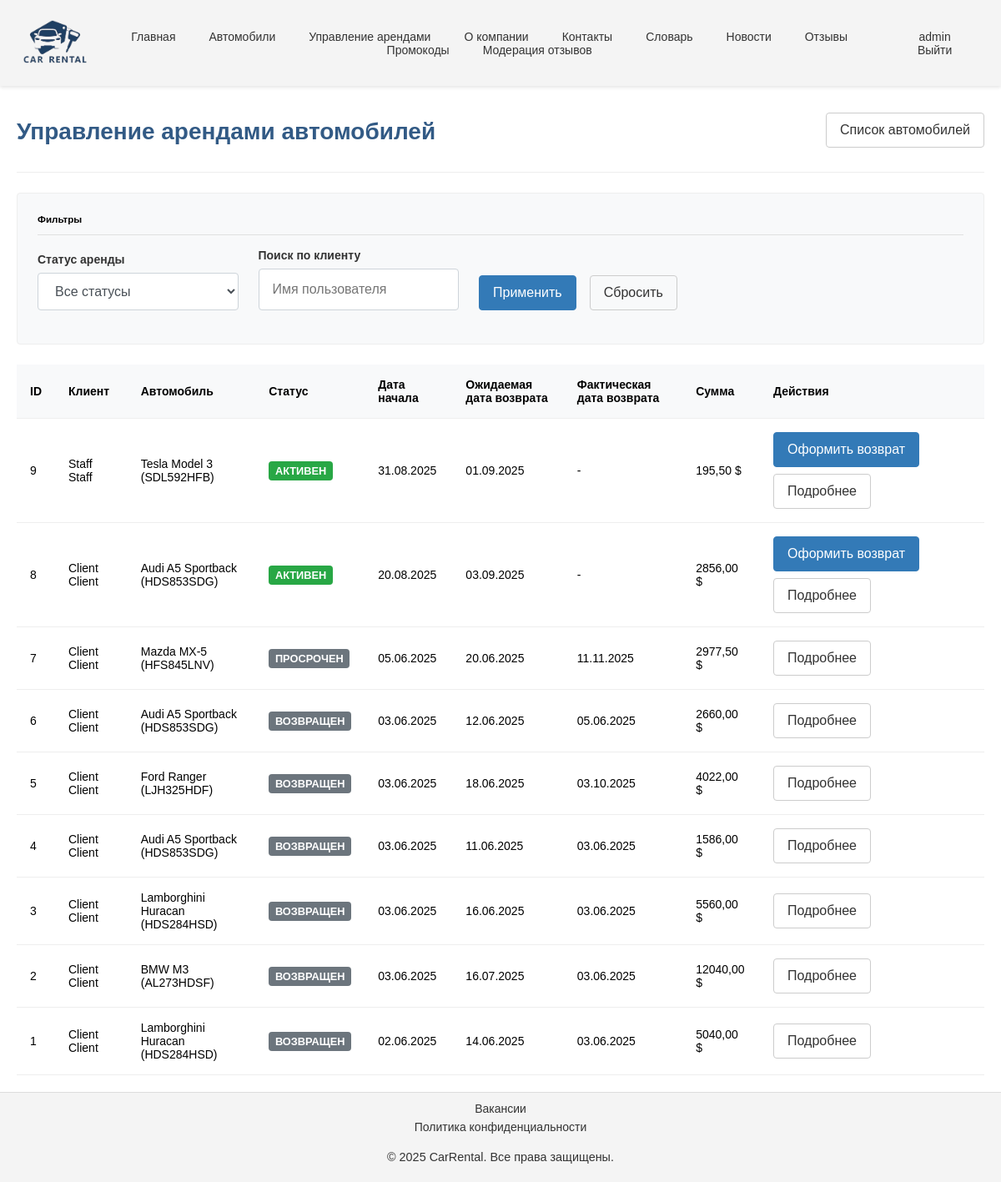
The app's page /rentals/staff/ (signed in) with its own data.
### content/models.py (models this page shows, shortened)
class CompanyInfo(models.Model):
    name = models.CharField(max_length=100, verbose_name='Название компании')
    description = models.TextField(verbose_name='Описание')
    address = models.CharField(max_length=255, verbose_name='Адрес')
    phone = models.CharField(max_length=20, verbose_name='Телефон')
    email = models.EmailField(verbose_name='Email')
    logo = models.ImageField(upload_to='company/', blank=True, null=True, verbose_name='Логотип')
    working_hours = models.CharField(max_length=100, verbose_name='Часы работы')
    video_url = models.URLField(blank=True, null=True, verbose_name='Видео о компании')
    history = models.TextField(blank=True, null=True, verbose_name='История компании')
    requisites = models.TextField(blank=True, null=True, verbose_name='Реквизиты')
    certificate_issue_date = models.DateField(blank=True, null=True, verbose_name='Дата выдачи сертификата')
    certificate_expiry_date = models.DateField(blank=True, null=True, verbose_name='Дата окончания сертификата')
    class Meta:
        verbose_name = 'Информация о компании'
        verbose_name_plural = 'Информация о компании'

### users/models.py (models this page shows, shortened)
class User(AbstractUser):
    ROLE_CHOICES = (
        ('staff', 'Сотрудник'),
        ('client', 'Клиент'),
        ('admin', 'Администратор')
    )
    role = models.CharField(
        max_length=10,
        choices=ROLE_CHOICES,
        default='client',
        verbose_name='Роль'
    )
    email = models.EmailField(unique=True, verbose_name='Электронная почта')
    last_name = models.CharField(max_length=100, verbose_name='Фамилия')
    first_name = models.CharField(max_length=100, verbose_name='Имя')
    middle_name = models.CharField(max_length=100, verbose_name='Отчество')
    date_of_birth = models.DateField(null=True, blank=True, verbose_name='Дата рождения')
    phone_regex = RegexValidator(
        regex=r'^\+37529\d{7}',
        message="Номер телефона должен быть в формате: '+37529XXXXXXX'."
    )
    phone = models.CharField(
        validators=[phone_regex],
        max_length=13,
        verbose_name='Телефон'
    )
    address = models.CharField(verbose_name='Адрес проживания')
    created_at = models.DateTimeField(auto_now_add=True, verbose_name='Дата создания')
    updated_at = models.DateTimeField(auto_now=True, verbose_name='Дата обновления')
    class Meta:
        verbose_name = 'Пользователь'
        verbose_name_plural = 'Пользователи'
    def has_role(self, role):
        return self.role == role

### rentals/models.py (models this page shows, shortened)
class Rental(models.Model):
    STATUS_CHOICES = (
        ("pending", "Ожидает подтверждения"),
        ("active", "Активен"),
        ("returned", "Возвращен"),
        ("cancelled", "Отменен"),
        ("overdue", "Просрочен"),
    )
    objects = models.Manager()
    vehicle = models.ForeignKey(
        Vehicle,
        on_delete=models.PROTECT,
        related_name="rentals",
        verbose_name="Автомобиль",
    )
    user = models.ForeignKey(
        User, on_delete=models.PROTECT, related_name="rentals", verbose_name="Клиент"
    )
    status = models.CharField(
        max_length=20, choices=STATUS_CHOICES, default="pending", verbose_name="Статус"
    )
    rental_date = models.DateField(default=timezone.now, verbose_name="Дата выдачи")
    rental_days = models.PositiveIntegerField(
        validators=[MinValueValidator(1)], verbose_name="Количество дней"
    )
    expected_return_date = models.DateField(verbose_name="Ожидаемая дата возврата")
    actual_return_date = models.DateField(
        null=True, blank=True, verbose_name="Фактическая дата возврата"
    )
    rental_amount = models.DecimalField(
        max_digits=10, decimal_places=2, verbose_name="Сумма проката"
    )
    promo_code = models.ForeignKey(
        PromoCode,
        on_delete=models.SET_NULL,
        null=True,
        blank=True,
        related_name="rentals",
        verbose_name="Промокод",
    )
    discount_amount = models.DecimalField(
        max_digits=10, decimal_places=2, verbose_name="Сумма скидки"
    )
    total_amount = models.DecimalField(
        max_digits=10, decimal_places=2, verbose_name="Итоговая сумма"
    )
    condition_notes = models.TextField(
        blank=True, verbose_name="Примечания о состоянии автомобиля"
    )
    is_active = models.BooleanField(default=True, verbose_name="Активен")
    created_at = models.DateTimeField(auto_now_add=True, verbose_name="Дата создания")
    updated_at = models.DateTimeField(auto_now=True, verbose_name="Дата обновления")
    class Meta:
        verbose_name = "Прокат"
        verbose_name_plural = "Прокаты"
        ordering = ["-rental_date"]

### vehicles/models.py (models this page shows)
class Vehicle(models.Model):
    license_plate = models.CharField(max_length=20, unique=True, verbose_name='Гос. номер')
    car_model = models.ForeignKey(CarModel, on_delete=models.CASCADE, related_name='vehicles', verbose_name='Модель')
    year = models.PositiveIntegerField(verbose_name='Год выпуска')
    car_price = models.DecimalField(max_digits=12, decimal_places=2, verbose_name='Стоимость автомобиля')
    daily_rental_price = models.DecimalField(max_digits=10, decimal_places=2, verbose_name='Суточная стоимость проката')
    car_park = models.ForeignKey(CarPark, on_delete=models.CASCADE, related_name='vehicles', verbose_name='Автопарк')
    is_available = models.BooleanField(default=True, verbose_name='Доступен для проката')
    image = models.ImageField(upload_to='vehicles/', blank=True, null=True, verbose_name='Изображение автомобиля')
    class Meta:
        verbose_name = 'Автомобиль'
        verbose_name_plural = 'Автомобили'
    def __str__(self):
        return f"{self.car_model} ({self.license_plate})"

class CarModel(models.Model):
    brand = models.CharField(max_length=100, verbose_name='Марка')
    model = models.CharField(max_length=100, verbose_name='Модель')
    body_type = models.ForeignKey(BodyType, on_delete=models.CASCADE, related_name='car_models', verbose_name='Тип кузова')
    class Meta:
        verbose_name = 'Модель автомобиля'
        verbose_name_plural = 'Модели автомобиля'
    def __str__(self):
        return f"{self.brand} {self.model}"

### rentals/views.py (the view)
# urls.py: path('staff/', views.StaffRentalListView.as_view(), name='staff_rental_list'),
class StaffRentalListView(View):
    template_name = "rentals/staff_rental_list.html"
    @method_decorator(staff_required)
    def get(self, request):
        rentals = (
            Rental.objects.select_related("user", "vehicle")
            .all()
            .order_by("-created_at")
        )
        status_filter = request.GET.get("status")
        if status_filter:
            rentals = rentals.filter(status=status_filter)
        user_filter = request.GET.get("user")
        if user_filter:
            rentals = rentals.filter(user__username__icontains=user_filter)
        context = {
            "rentals": rentals,
            "status_filter": status_filter,
            "user_filter": user_filter,
            "status_choices": Rental.STATUS_CHOICES,
        }
        logger.info(f"Staff {request.user.username} viewed all rentals list")
        return render(request, self.template_name, context)

### templates/rentals/staff_rental_list.html (shortened to what this page needs)
{% extends 'base.html' %}
{% block content %}
<div class="content-container">
    <div class="page-header">
        <h1>Управление арендами автомобилей</h1>
        <a href="{% url 'vehicle_list' %}" class="btn btn-secondary">Список автомобилей</a>
    </div>
    <div class="filter-container filter-container-horizontal">
        <h5>Фильтры</h5>
        <form method="get" class="filter-form">
            <div class="form-row">
                <div class="form-group">
                    <label class="form-label" for="status">Статус аренды</label>
                    <select name="status" id="status" class="form-control">
                        <option value="">Все статусы</option>
                    </select>
                </div>
                <div class="form-group">
                    <label class="form-label" for="user">Поиск по клиенту</label>
                    <input type="text" name="user" id="user" class="form-control"
                           value="{{ user_filter|default:'' }}" placeholder="Имя пользователя">
                </div>
                <div class="form-actions">
                    <button type="submit" class="btn btn-primary">Применить</button>
                    <a href="{% url 'staff_rental_list' %}" class="btn btn-secondary">Сбросить</a>
                </div>
            </div>
        </form>
    </div>
    {% if rentals %}
        <div class="table-container">
            <table class="table">
                <thead>
                    <tr>
                        <th>ID</th>
                        <th>Клиент</th>
                        <th>Автомобиль</th>
                        <th>Статус</th>
                        <th>Дата начала</th>
                        <th>Ожидаемая дата возврата</th>
                        <th>Фактическая дата возврата</th>
                        <th>Сумма</th>
                        <th>Действия</th>
                    </tr>
                </thead>
                <tbody>
                    {% for rental in rentals %}
                        <tr>
                            <td>{{ rental.pk }}</td>
                            <td>{{ rental.user.get_full_name|default:rental.user.username }}</td>
                            <td>{{ rental.vehicle }}</td>
                            <td>
                                <span class="status-badge status-{{ rental.status }}">{{ rental.get_status_display }}</span>
                            </td>
                            <td>{{ rental.rental_date|date:"d.m.Y" }}</td>
                            <td>{{ rental.expected_return_date|date:"d.m.Y" }}</td>
                            <td>{{ rental.actual_return_date|date:"d.m.Y"|default:"-" }}</td>
                            <td>{{ rental.total_amount }} $</td>
                            <td class="action-cell">
                                <div class="action-group">
                                    {% if rental.status == 'active' %}
                                        <form method="get" action="{% url 'rental_return' rental.pk %}">
                                            <button type="submit" class="btn btn-primary">Оформить возврат</button>
                                        </form>
                                    {% endif %}
                                    <a href="{% url 'rental_detail' rental.pk %}?next={% url 'staff_rental_list' %}" class="btn btn-secondary">Подробнее</a>
                                </div>
                            </td>
                        </tr>
                    {% endfor %}
                </tbody>
            </table>
        </div>
    {% else %}
        <div class="alert alert-info">
            Нет аренд, соответствующих заданным критериям.
        </div>
    {% endif %}
</div>
{% endblock %}

### templates/base.html (shortened to what this page needs)
{% load static %}
<!DOCTYPE html>
<html lang="ru">
<head>
    <link rel="stylesheet" href="{% static 'css/main.css' %}" type="text/css">
</head>
<body>
<header class="nav-header">
    <nav>
        <a href="{% url 'home' %}">
            {% if company_info.logo %}
                <img class="nav-logo" src="{{ company_info.logo.url }}" alt="{{ company_info.name }} Logo" height="100">
            {% else %}
                {{ company_info.name|default:'Автопрокат' }}
            {% endif %}
        </a>
        <ul>
            <li><a href="{% url 'home' %}">Главная</a></li>
            <li><a href="{% url 'vehicle_list' %}">Автомобили</a></li>
            {% if user.is_authenticated and is_staff_user or is_admin_user%}
                <li><a href="{% url 'staff_rental_list' %}">Управление арендами</a></li>
            {% endif %}
            <li><a href="{% url 'about' %}">О компании</a></li>
            <li><a href="{% url 'contacts' %}">Контакты</a></li>
            <li><a href="{% url 'glossary' %}">Словарь</a></li>
            <li><a href="{% url 'news_list' %}">Новости</a></li>
            <li><a href="{% url 'review_list' %}">Отзывы</a></li>
            <li><a href="{% url 'promocode_list' %}">Промокоды</a></li>
            {% if is_staff_user or is_admin_user %}
                <li><a href="{% url 'review_management' %}">Модерация отзывов</a></li>
            {% endif %}
        </ul>
        <ul>
            {% if user.is_authenticated %}
                <li><a href="{% url 'profile' %}">{{ user.username }}</a></li>
                <li><a href="{% url 'logout' %}">Выйти</a></li>
            {% else %}
                <li><a href="{% url 'login' %}">Войти</a></li>
                <li><a href="{% url 'register' %}">Регистрация</a></li>
            {% endif %}
        </ul>
    </nav>
</header>
<main>
    {% block content %}{% endblock %}
</main>
<footer>
    <div>
        <a class="footer_ref" href="{% url 'vacancy_list' %}">Вакансии</a>
        <a class="footer_ref" href="{% url 'privacy_policy' %}">Политика конфиденциальности</a>
        <p>&copy; 2025 {{ company_info.name|default:'Автопрокат' }}. Все права защищены.</p>
    </div>
</footer>
</body>
</html>

### records on screen
CompanyInfo: logo (picture), name "CarRental"
User: username "admin"
Rental: pk "9", user.get_full_name "Staff Staff", vehicle "Tesla Model 3 (SDL592HFB)", status "АКТИВЕН", rental_date "31.08.2025", expected_return_date "01.09.2025", actual_return_date "-", total_amount "195,50", shows "Оформить возврат"
Rental: pk "8", user.get_full_name "Client Client", vehicle "Audi A5 Sportback (HDS853SDG)", status "АКТИВЕН", rental_date "20.08.2025", expected_return_date "03.09.2025", actual_return_date "-", total_amount "2856,00", shows "Оформить возврат"
Rental: pk "7", user.get_full_name "Client Client", vehicle "Mazda MX-5 (HFS845LNV)", status "ПРОСРОЧЕН", rental_date "05.06.2025", expected_return_date "20.06.2025", actual_return_date "11.11.2025", total_amount "2977,50"
Rental: pk "6", user.get_full_name "Client Client", vehicle "Audi A5 Sportback (HDS853SDG)", status "ВОЗВРАЩЕН", rental_date "03.06.2025", expected_return_date "12.06.2025", actual_return_date "05.06.2025", total_amount "2660,00"
Rental: pk "5", user.get_full_name "Client Client", vehicle "Ford Ranger (LJH325HDF)", status "ВОЗВРАЩЕН", rental_date "03.06.2025", expected_return_date "18.06.2025", actual_return_date "03.10.2025", total_amount "4022,00"
Rental: pk "4", user.get_full_name "Client Client", vehicle "Audi A5 Sportback (HDS853SDG)", status "ВОЗВРАЩЕН", rental_date "03.06.2025", expected_return_date "11.06.2025", actual_return_date "03.06.2025", total_amount "1586,00"
Rental: pk "3", user.get_full_name "Client Client", vehicle "Lamborghini Huracan (HDS284HSD)", status "ВОЗВРАЩЕН", rental_date "03.06.2025", expected_return_date "16.06.2025", actual_return_date "03.06.2025", total_amount "5560,00"
Rental: pk "2", user.get_full_name "Client Client", vehicle "BMW M3 (AL273HDSF)", status "ВОЗВРАЩЕН", rental_date "03.06.2025", expected_return_date "16.07.2025", actual_return_date "03.06.2025", total_amount "12040,00"
Rental: pk "1", user.get_full_name "Client Client", vehicle "Lamborghini Huracan (HDS284HSD)", status "ВОЗВРАЩЕН", rental_date "02.06.2025", expected_return_date "14.06.2025", actual_return_date "03.06.2025", total_amount "5040,00"
